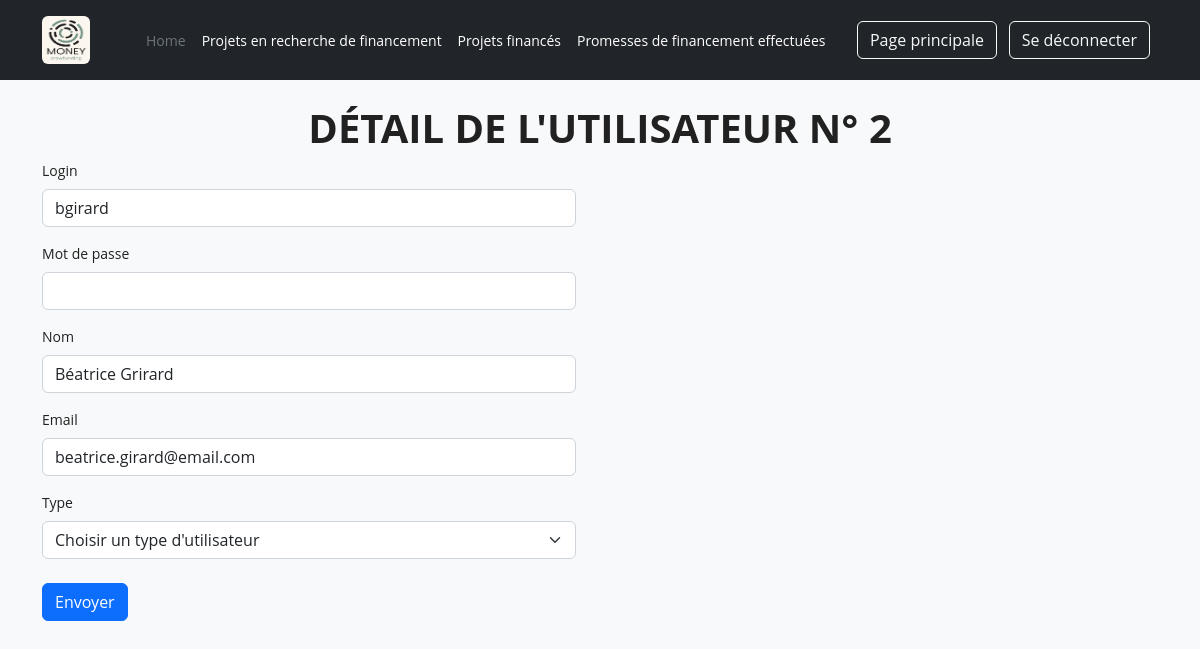
/afficher_modifier_utilisateur.php?id=2 (signed in), run on the app's committed database.
### tables this page shows
CREATE TABLE `utilisateur` (
  `id` int(11) NOT NULL,
  `login` varchar(100) DEFAULT NULL,
  `password` varchar(100) DEFAULT NULL,
  `email` varchar(100) DEFAULT NULL,
  `nom` varchar(100) DEFAULT NULL,
  `type` varchar(4) DEFAULT NULL
);

### afficher_modifier_utilisateur.php (called while the page is built, shortened)
<?php
include "library/init.php";
if(empty($_SESSION["id"])) {
    include "templates/pages/page_form_connexion.php";
    exit();
} else {
    $utilisateur = new utilisateur();
    $utilisateur->recupererUnUtilisateur($_SESSION["id"]);
}
if (empty($_GET["id"])) {
    $error = "Erreur, il n'y a pas d'utilisateur";
    $listeUtilisateurs = $utilisateur->recupererTousLesUtilisateurs();
    include "templates/pages/page_liste_utilisateurs.php";
    exit();
} else {
    $utilisateurAModifier = new utilisateur();
    $idUtilisateur = $_GET["id"];
    $utilisateurAModifier->recupererUnUtilisateur($idUtilisateur);
}
include "templates/pages/detail_utilisateur.php";

### data/utilisateur.php (called while the page is built, shortened)
<?php
class utilisateur {
    protected $login = "";
    protected $email = "";
    protected $nom = "";
    protected $id = 0;
    function getLogin() {
        return $this->login;
    }
    function getEmail() {
        return $this->email;
    }
    function getNom() {
        return $this->nom;
    }
    function id() {
        return $this->id;
    }
    function chargerInformationsUtilisateur($tabUtilisateur) {
        if (isset($tabUtilisateur["login"])) {
            $this->login = $tabUtilisateur["login"];
        }
        if (isset($tabUtilisateur["email"])) {
            $this->email = $tabUtilisateur["email"];
        }
        if (isset($tabUtilisateur["nom"])) {
            $this->nom = $tabUtilisateur["nom"];
        }
    }
    function executerRequete($sql, $parametres = []) {
        global $bdd;
        $requete = $bdd->prepare($sql);
        if (!$requete->execute($parametres)) {
            echo "Echec de la requête";
            return false;
        }
        return $requete;
    }
    function recupererUnUtilisateur($id) {
        $sql = "SELECT `id`, `login`, `password`, `email`, `nom`, `type`
                FROM `utilisateur`
                WHERE `id` = :id";
        $parametres = [
            ":id" => $id
        ];
        $requete = $this->executerRequete($sql, $parametres);
        $lignes = $requete->fetchAll(PDO::FETCH_ASSOC);
        if (empty($lignes)) {
            return false;
        } else {
            $this->id = $lignes[0]["id"];
            return true;
        }
    }
}

### templates/pages/detail_utilisateur.php (the view, shortened to what this page needs)
<!DOCTYPE html>
<html lang="en">
<head>
    <?php include "templates/fragments/head.php" ?>
</head>
<body>
    <?php include "templates/fragments/header.php" ?>
    <div class="container my-4">
        <main>
            <h1 class="h1 fw-bold text-center text-uppercase">Détail de l'utilisateur N° <?= $utilisateurAModifier->id() ?></h1>
            <div class="row g-5">
                <div class="col-md-4 col-lg-6">
                    <form action="modifier_utilisateur.php?id=<?= $utilisateurAModifier->id() ?>" method="post">
                        <div class="row g-3">
                            <div class="col-12">
                                <label class="form-label">Login</label>
                                <input type="text" class="form-control" name="login" maxlength="100" value="<?=  htmlentities($utilisateurAModifier->getLogin())  ?>" required>
                            </div>
                            <div class="col-12">
                                <label class="form-label">Mot de passe</label>
                                <input type="password" class="form-control" name="password" maxlength="100" required>
                            </div>
                            <div class="col-12">
                                <label class="form-label">Nom</label>
                                <input type="text" class="form-control" name="nom" maxlength="100" value="<?=  htmlentities($utilisateurAModifier->getNom())  ?>" required>
                            </div>
                            <div class="col-12">
                                <label class="form-label">Email</label>
                                <input type="email" class="form-control" name="email" maxlength="100" value="<?=  htmlentities($utilisateurAModifier->getEmail())  ?>" required>
                            </div>
                            <div class="col-12">
                                <label class="form-label">Type</label>
                                <select name="type" class="form-select">
                                    <option value="" selected>Choisir un type d'utilisateur</option>
                                </select>
                            </div>
                        </div>
                        <button class="btn btn-primary my-4">Envoyer</button>
                    </form>
                </div>
            </div>
        </main>
    </div>
<?php include "templates/fragments/footer.php" ?>

### css/style.css (style rules this page uses)
* { margin: 0; padding: 0; box-sizing: border-box; }
html { scroll-behavior: smooth; }
body { color: #212121; background-color: #f8f9fa; font-size: 14px; font-family: 'Open Sans', sans-serif; }
input { background-color: #ffffff; }

### data on the page
utilisateur: id "2", login "bgirard", nom "Béatrice Grirard", email "beatrice.girard@email.com"
